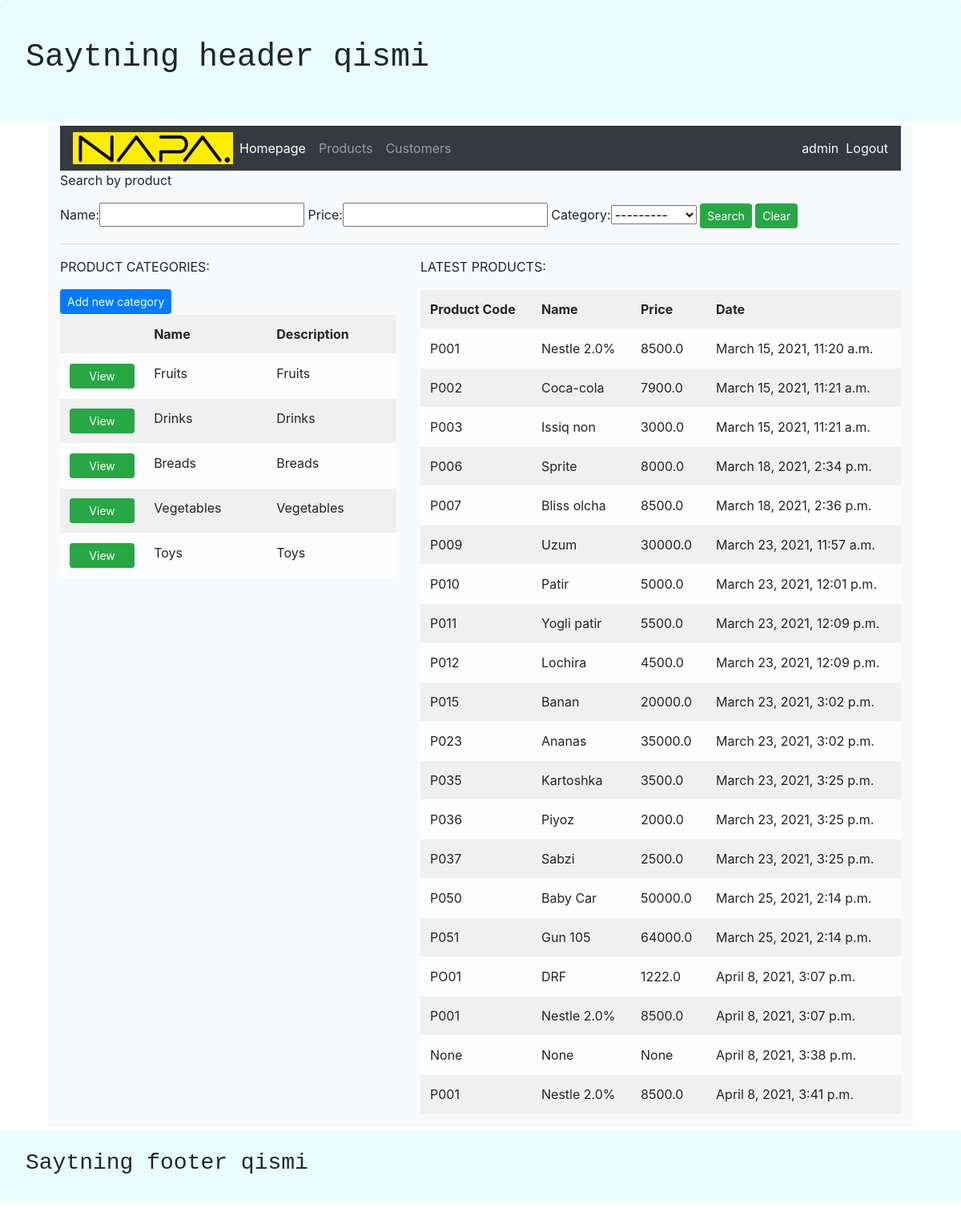
The app's page / (signed in), older data.
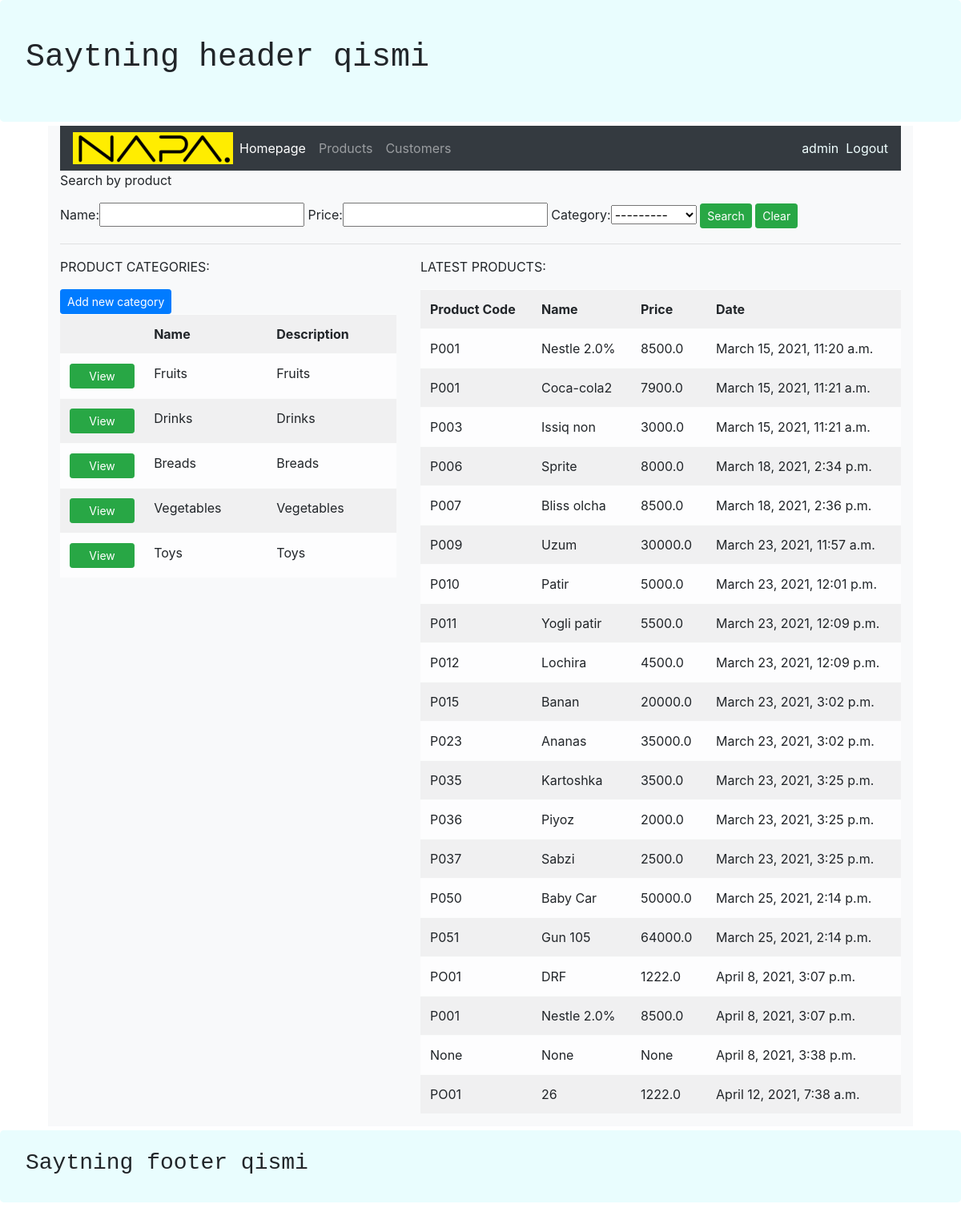
The same page, newer data.
### products/models.py (models this page shows, shortened)
class Category(models.Model):
    name = models.CharField(max_length=100, null=True)
    description = models.CharField(max_length=200, null=True)
    def __str__(self):
        return self.name

class Product(models.Model):
    name = models.CharField(max_length=100, null=True)
    productCode = models.CharField(max_length=50, null=True)
    price = models.FloatField(null=True)
    category = models.ForeignKey(Category, null=True,on_delete=models.SET_NULL)
    description = models.CharField(max_length=200, null=True)
    date_created = models.DateTimeField(auto_now_add=True, null=True)

### products/decorators.py (the view)
    def wrapper(request, *args, **kwargs):
        group = None
        if request.user.groups.exists():
            group = request.user.groups.all()[0].name
        print("Group: ",group)
        if group == 'admin':
            return view_func(request, *args, **kwargs)
        if group == 'guest':
            return redirect('userprofile')

### products/views.py (called while the page is built)
@login_required(login_url="loginpage")
@admin_only
def homepage(request):
    categories = Category.objects.all()
    products = Product.objects.all()
    pfilter = ProductFilter(request.GET, queryset=products)
    products = pfilter.qs
    context = {'categories': categories, 'products': products,
                'pfilter': pfilter}
    return render(
        request,
        'products/homepage.html',
        context)

### products/templates/products/homepage.html
{% extends 'products/main.html' %}
{% block content %}
    <div class="row">
        <div class="col-sm">
            <div>
                <p>Search by product</p>
                <form method="GET">
                    {{pfilter.form}}
                    <input type="submit" value="Search" class="btn btn-success btn-sm">
                    <input type="reset" value="Clear" class="btn btn-success btn-sm">
                </form>
            </div>
            <hr>
        </div>
    </div>
    <div class="row">
        <div class="col-sm-5">
            <p>PRODUCT CATEGORIES:</p>
            <a class = "btn btn-primary btn-sm btn-inline" href="{% url 'create_category' %}">Add new category</a>
            <table class="table table-striped table-light">
                <tr>
                    <th></th>
                    <th>Name</th>
                    <th>Description</th>
                </tr>
                {% for item in categories%}
                    <tr>
                        <td><a class="btn btn-success btn-sm btn-block"
                            href="{% url 'category' item.id %}">View</a>
                        </td>
                        <td> {{item.name}} </td>
                        <td> {{item.description}} </td>
                    </tr>
                {% endfor %}
            </table>
        </div>
        <div class="col-sm-7">
            <p>LATEST PRODUCTS:</p>
            <div>
                <table class="table table-striped table-light">
                    <tr>
                        <th>Product Code</th>
                        <th>Name</th>
                        <th>Price</th>
                        <th>Date</th>
                    </tr>
                    {% for product in products %}
                        <tr>
                            <td> {{product.productCode}} </td>
                            <td> {{product.name}} </td>
                            <td> {{product.price}} </td>
                            <td> {{product.date_created}} </td>
                        </tr>
                    {% endfor %}
                </table>
            </div>
        </div>
    </div>
{% endblock %}

Row changes from the older to the newer data that the page shows:
removed Product: productCode "P001", name "Nestle 2.0%", price "8500.0", date_created "April 8, 2021, 3:41 p.m."
changed Product: productCode "P002" → "P001"; name "Coca-cola" → "Coca-cola2"
added Product: productCode "PO01", name "26", price "1222.0", date_created "April 12, 2021, 7:38 a.m."
